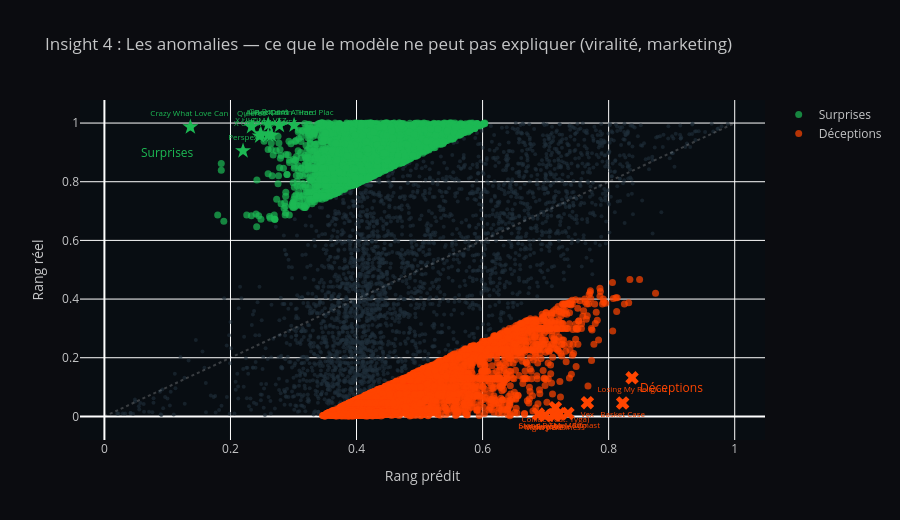

Notebook code cell kept with this figure:
### Code cell
# ── GRAPHIQUE 4 : Anomalies — Surprises & Déceptions ────────────────────────
if model_loaded:
    seuil_sup = df['residual'].quantile(0.95)
    seuil_inf = df['residual'].quantile(0.05)

    df_bg   = df[(df['residual'] > seuil_inf) & (df['residual'] < seuil_sup)].sample(3000, random_state=42)
    df_surp = df[df['residual'] >= seuil_sup]
    df_dec  = df[df['residual'] <= seuil_inf]
    top10_s = df.nlargest(10, 'residual')
    top10_d = df.nsmallest(10, 'residual')

    fig4 = go.Figure()
    fig4.add_trace(go.Scatter(
        x=df_bg['predicted_rank'], y=df_bg['pop_rank_in_genre'],
        mode='markers', marker=dict(color='#1f2e3a', size=4, opacity=0.6),
        showlegend=False, hoverinfo='skip'
    ))
    fig4.add_trace(go.Scatter(
        x=[0,1], y=[0,1], mode='lines',
        line=dict(color='rgba(255,255,255,0.2)', dash='dot'),
        showlegend=False, hoverinfo='skip'
    ))
    fig4.add_trace(go.Scatter(
        x=df_surp['predicted_rank'], y=df_surp['pop_rank_in_genre'],
        mode='markers', marker=dict(color='#1DB954', size=7, opacity=0.7),
        name='Surprises', hovertemplate='<b>%{customdata[0]}</b><br>%{customdata[1]}<extra></extra>',
        customdata=np.stack([df_surp['track_name'], df_surp['artists']], axis=-1)
    ))
    fig4.add_trace(go.Scatter(
        x=df_dec['predicted_rank'], y=df_dec['pop_rank_in_genre'],
        mode='markers', marker=dict(color='#ff4500', size=7, opacity=0.7),
        name='Déceptions', hovertemplate='<b>%{customdata[0]}</b><br>%{customdata[1]}<extra></extra>',
        customdata=np.stack([df_dec['track_name'], df_dec['artists']], axis=-1)
    ))
    fig4.add_trace(go.Scatter(
        x=top10_s['predicted_rank'], y=top10_s['pop_rank_in_genre'],
        mode='markers+text', marker=dict(color='#1DB954', size=12, symbol='star'),
        text=top10_s['track_name'].str[:20], textposition='top center',
        textfont=dict(size=8, color='#1DB954'), showlegend=False, hoverinfo='skip'
    ))
    fig4.add_trace(go.Scatter(
        x=top10_d['predicted_rank'], y=top10_d['pop_rank_in_genre'],
        mode='markers+text', marker=dict(color='#ff4500', size=12, symbol='x'),
        text=top10_d['track_name'].str[:20], textposition='bottom center',
        textfont=dict(size=8, color='#ff4500'), showlegend=False, hoverinfo='skip'
    ))
    fig4.update_layout(
        title="Insight 4 : Les anomalies — ce que le modèle ne peut pas expliquer (viralité, marketing)",
        xaxis_title="Rang prédit", yaxis_title="Rang réel",
        height=520, paper_bgcolor='#0b0c10', plot_bgcolor='#080d12',
        font_color='#c5c6c7',
        legend=dict(bgcolor='rgba(0,0,0,0)'),
        annotations=[
            dict(x=0.1, y=0.9, text="Surprises", showarrow=False,
                 font=dict(color='#1DB954', size=12)),
            dict(x=0.9, y=0.1, text="Déceptions", showarrow=False,
                 font=dict(color='#ff4500', size=12))
        ]
    )
    fig4.show()
    print("Visualisations interactives générées !")
else:
    print("Modèle non disponible pour l'analyse des anomalies")

### Figure 1 — Plotly figure (JSON) as saved in the notebook; plotly's stock layout.template omitted (floating-point values rounded to 4 significant figures; data arrays with more than 128 entries replaced by an {"elided": "..."} marker saying what was removed)
{"data": [{"hoverinfo": "skip", "marker": {"color": "#1f2e3a", "opacity": 0.6, "size": 4}, "mode": "markers", "showlegend": false, "type": "scatter", "x": {"elided": "3000 float values"}, "y": {"elided": "3000 float values"}}, {"hoverinfo": "skip", "line": {"color": "rgba(255,255,255,0.2)", "dash": "dot"}, "mode": "lines", "showlegend": false, "type": "scatter", "x": [0, 1], "y": [0, 1]}, {"customdata": {"elided": "4864x2 str values"}, "hovertemplate": "<b>%{customdata[0]}</b><br>%{customdata[1]}<extra></extra>", "marker": {"color": "#1DB954", "opacity": 0.7, "size": 7}, "mode": "markers", "name": "Surprises", "type": "scatter", "x": {"elided": "4864 float values"}, "y": {"elided": "4864 float values"}}, {"customdata": {"elided": "4864x2 str values"}, "hovertemplate": "<b>%{customdata[0]}</b><br>%{customdata[1]}<extra></extra>", "marker": {"color": "#ff4500", "opacity": 0.7, "size": 7}, "mode": "markers", "name": "Déceptions", "type": "scatter", "x": {"elided": "4864 float values"}, "y": {"elided": "4864 float values"}}, {"hoverinfo": "skip", "marker": {"color": "#1DB954", "size": 12, "symbol": "star"}, "mode": "markers+text", "showlegend": false, "text": ["Crazy What Love Can ", "Quieres", "On Repeat", "X ÚLTIMA VEZ", "About Damn Time", "X ÚLTIMA VEZ", "On Repeat", "X ÚLTIMA VEZ", "Rock and A Hard Plac", "Perspex"], "textfont": {"color": "#1DB954", "size": 8}, "textposition": "top center", "type": "scatter", "x": [0.1364, 0.2334, 0.26, 0.2482, 0.2776, 0.2462, 0.26, 0.2651, 0.3009, 0.2199], "y": [0.9867, 0.9877, 0.9951, 0.963, 0.9915, 0.9554, 0.9592, 0.9584, 0.9927, 0.9053]}, {"hoverinfo": "skip", "marker": {"color": "#ff4500", "size": 12, "symbol": "x"}, "mode": "markers+text", "showlegend": false, "text": ["Basket Case", "The Motto", "Vex", "Stand By Me - Remast", "Misery Business", "Sunshine", "Losing My Religion", "right here", "Collide (feat. Tyga)", "beside you"], "textfont": {"color": "#ff4500", "size": 8}, "textposition": "bottom center", "type": "scatter", "x": [0.8222, 0.7354, 0.7663, 0.7218, 0.7146, 0.7125, 0.8371, 0.699, 0.7155, 0.6886], "y": [0.04577, 0.01026, 0.04673, 0.008969, 0.004206, 0.006674, 0.1316, 0.003125, 0.02969, 0.007812]}], "layout": {"annotations": [{"font": {"color": "#1DB954", "size": 12}, "showarrow": false, "text": "Surprises", "x": 0.1, "y": 0.9}, {"font": {"color": "#ff4500", "size": 12}, "showarrow": false, "text": "Déceptions", "x": 0.9, "y": 0.1}], "font": {"color": "#c5c6c7"}, "height": 520, "legend": {"bgcolor": "rgba(0,0,0,0)"}, "paper_bgcolor": "#0b0c10", "plot_bgcolor": "#080d12", "title": {"text": "Insight 4 : Les anomalies — ce que le modèle ne peut pas expliquer (viralité, marketing)"}, "xaxis": {"title": {"text": "Rang prédit"}}, "yaxis": {"title": {"text": "Rang réel"}}}}
